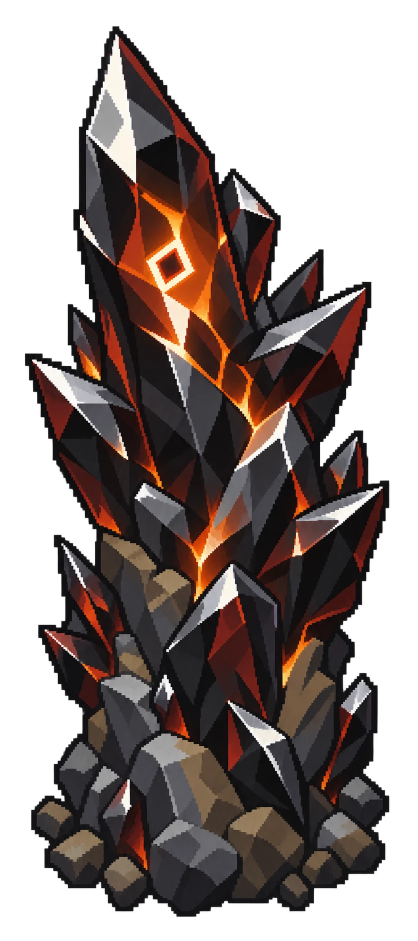
#> input picture fall-2026/jingyao-y/assignment-5/walker-downfall/art/items/raw_originium_reference_liked.webp, 836 x 1882 px (shown at 1/2 size)
$ python figures.py ../../../../jingyao-y/assignment-5/walker-downfall/art/items/raw_originium_reference_liked.webp
#> lines starting #> are read from the running program, lines starting #| are printed output that depends on the picture; after the words box and inside, x2 and y2 are one past the last pixel; in counts of white or black regions, pixels touching at a corner belong together
#!/usr/bin/env python3
"""Find every separate figure in a generated sheet and number it, so a human can pick figures by number.

FLUX does not honour "a 3 x 4 grid", so frames are cut by figure, not by grid cell.

    python gen/figures.py gen/raw/ART-PC-01/<run>.png      -> gen/thumbs/ART-PC-01/<run>-figures.png + .json

The JSON lists {"n": 1, "box": [x0, y0, x1, y1]} per figure, left-to-right within rows; mapping files
refer to a figure as {"src": ..., "box": [...]} (art_process.py) so the crop stays explicit in the log.
"""
import json
import sys
from pathlib import Path

import numpy as np
from PIL import Image, ImageDraw, ImageFont

ROOT = Path(__file__).resolve().parents[1]


def find_figures(im: Image.Image, threshold: int = 235, merge_px: int = 14, min_area: int = 1500) -> list:
    from scipy import ndimage
    a = np.asarray(im.convert("RGB")).astype(np.int16)
    ink = (a < threshold).any(axis=2)
    # merge a figure's separate parts (glow rays, cast shadow, thin limbs) before labelling
    grown = ndimage.binary_dilation(ink, structure=np.ones((3, 3)), iterations=merge_px)
    labels, _ = ndimage.label(grown)
    boxes = []
    for i, sl in enumerate(ndimage.find_objects(labels), start=1):
        if sl is None:
            continue
        real = ink[sl] & (labels[sl] == i)
        if real.sum() < min_area:
            continue
        ys, xs = np.nonzero(real)
        boxes.append([int(sl[1].start + xs.min()), int(sl[0].start + ys.min()), int(sl[1].start + xs.max()) + 1, int(sl[0].start + ys.max()) + 1])
    h = ink.shape[0]
    band = max(1, h // 6)
    boxes.sort(key=lambda b: (((b[1] + b[3]) // 2) // band, b[0]))
    return boxes


def main() -> None:
    src = Path(sys.argv[1])
    im = Image.open(src).convert("RGB")
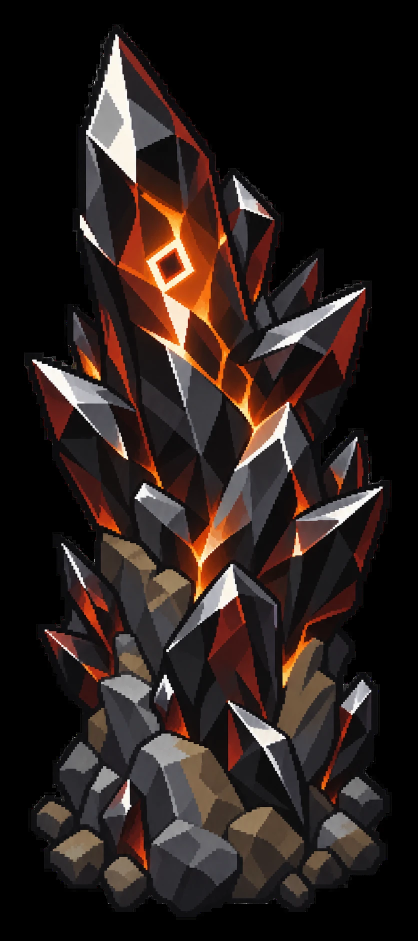
#> im: PIL image 836x1882 RGB (shown at 1/2 size); mean R, G, B 41.7, 31, 28.1
    boxes = find_figures(im)
#> in find_figures, `ink = (a < threshold).any(axis=2)`:
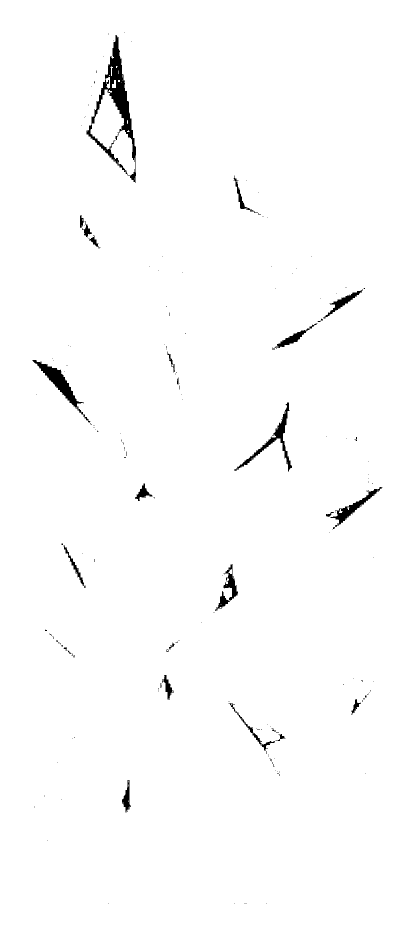
#> ink: shape (1882, 836) bool (shown at 1/2 size); 98.8% white; 192 black regions (168 under 20 px), largest, box (x1, y1, x2, y2) and area: (173, 70, 272, 365) 6041, (65, 720, 181, 845) 2402, (469, 805, 584, 943) 1907
#> in find_figures, `grown = ndimage.binary_dilation(ink, structure=np.ones((3, 3)), iterat..`: grown: shape (1882, 836) bool; every value is 1
#> in find_figures, `labels, _ = ndimage.label(grown)`: labels: shape (1882, 836) int32; every value is 1
#> the loop in find_figures, `for i, sl in enumerate(ndimage.find_objects(labels), start=1):` made 1 pass
#> i on pass 1: 1
#> after the loop in find_figures, `for i, sl in enumerate(ndimage.find_objects(labels), start=1):`: boxes = [[0, 0, 836, 1882]]
#> boxes = [[0, 0, 836, 1882]]
    asset = src.parent.name
    out_dir = ROOT / "gen" / "thumbs" / asset
    out_dir.mkdir(parents=True, exist_ok=True)
    overlay = im.copy()
    d = ImageDraw.Draw(overlay)
    try:
        font = ImageFont.truetype("/System/Library/Fonts/Helvetica.ttc", 40)
    except OSError:
        font = ImageFont.load_default()
    for i, b in enumerate(boxes, start=1):
        d.rectangle(b, outline="#E0287A", width=4)
        d.text((b[0] + 6, b[1] + 4), str(i), fill="#E0287A", font=font)
#> this loop made 1 pass
#> (i, b) on pass 1: (1, [0, 0, 836, 1882])
    overlay.thumbnail((1024, 1024))
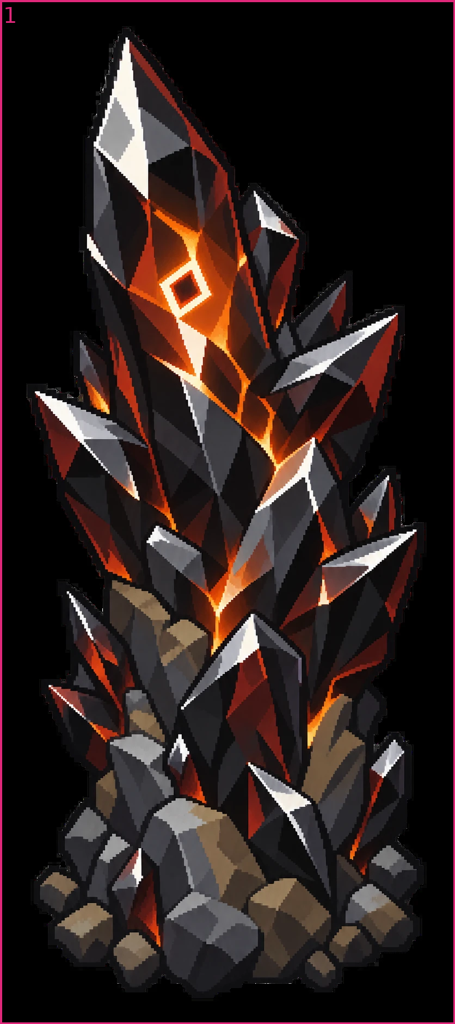
#> overlay: PIL image 455x1024 RGB; mean R, G, B 44.5, 31.5, 29.6
    overlay.save(out_dir / f"{src.stem}-figures.png", optimize=True)
    (out_dir / f"{src.stem}-figures.json").write_text(json.dumps([{"n": i, "box": b} for i, b in enumerate(boxes, start=1)], indent=1) + "\n")
    print(f"{src.name}: {len(boxes)} figures -> gen/thumbs/{asset}/{src.stem}-figures.png")
#| raw_originium_reference_liked.webp: 1 figures -> gen/thumbs/items/raw_originium_reference_liked-figures.png


if __name__ == "__main__":
    main()
